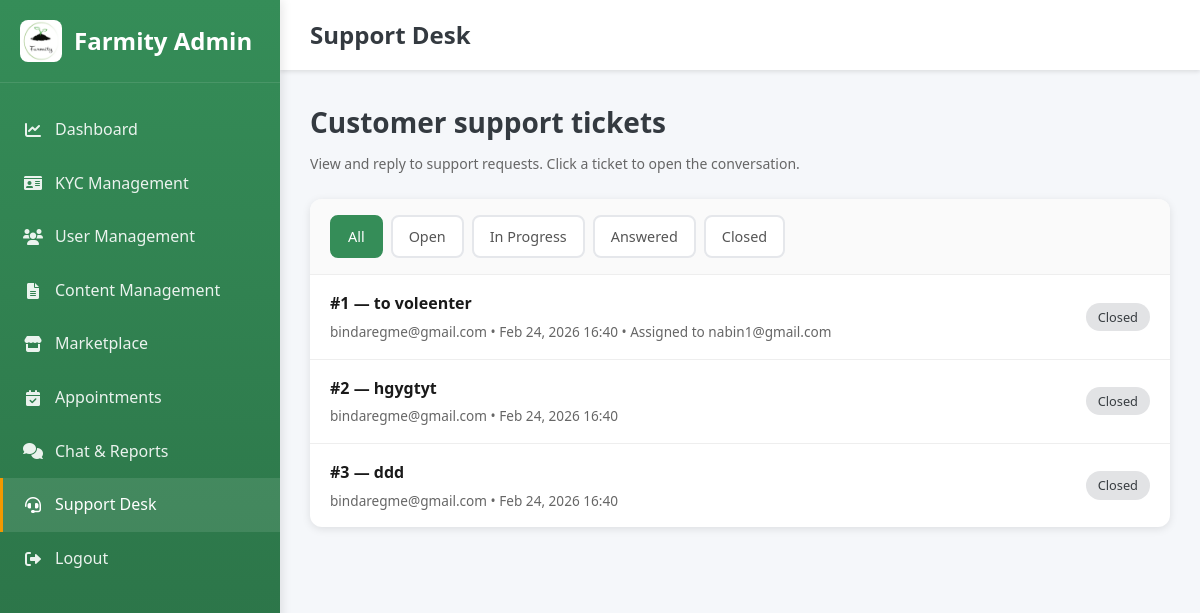
/admin-dashboard/support/ (signed in), run on an earlier commit of the app's database.
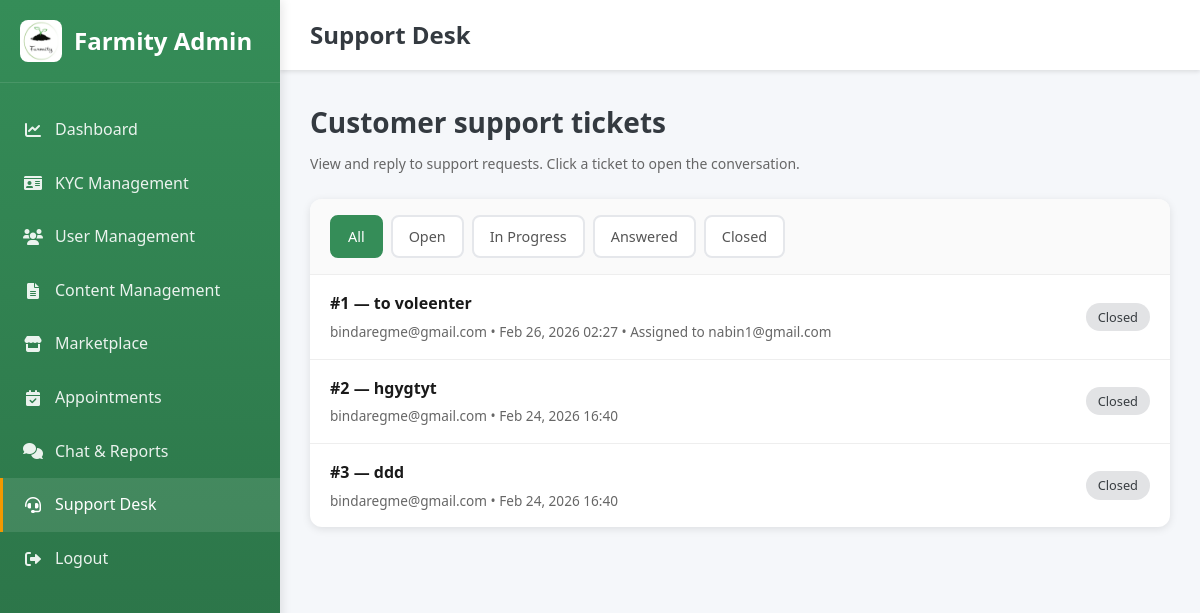
And on a later commit of the database.
### accounts/models.py (models this page shows, shortened)
class SupportTicket(models.Model):
    STATUS_OPEN = 'open'
    STATUS_IN_PROGRESS = 'in_progress'
    STATUS_ANSWERED = 'answered'
    STATUS_CLOSED = 'closed'
    STATUS_CHOICES = (
        (STATUS_OPEN, 'Open'),
        (STATUS_IN_PROGRESS, 'In Progress'),
        (STATUS_ANSWERED, 'Answered'),
        (STATUS_CLOSED, 'Closed'),
    )
    user = models.ForeignKey(User, on_delete=models.CASCADE, related_name='support_tickets')
    subject = models.CharField(max_length=255)
    status = models.CharField(max_length=20, choices=STATUS_CHOICES, default=STATUS_OPEN)
    assigned_to = models.ForeignKey(
        User,
        on_delete=models.SET_NULL,
        null=True,
        blank=True,
        related_name='assigned_support_tickets',
    )
    created_at = models.DateTimeField(auto_now_add=True)
    updated_at = models.DateTimeField(auto_now=True)
    class Meta:
        ordering = ('-updated_at',)

class User(AbstractBaseUser, PermissionsMixin):
    ROLE_CHOICES = (
        ('admin', 'Admin'),
        ('buyer', 'Buyer'),
        ('farmer', 'Farmer'),
        ('agricultural_expert', 'Agricultural Expert'),
        ('vendor', 'Vendor'),
    )
    email = models.EmailField(unique=True)
    role = models.CharField(max_length=20, choices=ROLE_CHOICES, default='buyer')
    is_active = models.BooleanField(default=True)
    is_verified = models.BooleanField(default=False)
    is_staff = models.BooleanField(default=False)
    date_joined = models.DateTimeField(auto_now_add=True)
    objects = UserManager()
    USERNAME_FIELD = 'email'
    REQUIRED_FIELDS = []

### accounts/views.py (the view)
# urls.py: path('admin-dashboard/support/', admin_support_desk, name='admin_support_desk'),
@login_required
def admin_support_desk(request):
    if request.user.role != 'admin' and not _is_support_staff(request.user):
        messages.error(request, 'You do not have access to the support desk.')
        return redirect('support_hub')
    status_filter = request.GET.get('status', '').strip()
    qs = SupportTicket.objects.select_related('user', 'assigned_to').order_by('-updated_at')
    if status_filter and status_filter in dict(SupportTicket.STATUS_CHOICES):
        qs = qs.filter(status=status_filter)
    tickets = qs
    open_count = SupportTicket.objects.filter(
        status__in=[SupportTicket.STATUS_OPEN, SupportTicket.STATUS_IN_PROGRESS]
    ).count()
    pending_kyc = KYCRequest.objects.filter(status=KYCRequest.STATUS_PENDING).count()
    context = {
        'tickets': tickets,
        'status_filter': status_filter,
        'status_choices': SupportTicket.STATUS_CHOICES,
        'open_count': open_count,
        'open_support_count': open_count,
        'pending_kyc': pending_kyc,
    }
    return render(request, 'admin_support_desk.html', context)

### templates/admin_support_desk.html (shortened to what this page needs)
<!DOCTYPE html>
<html lang="en">
<head>
    <link rel="stylesheet" href="/static/css/style.css">
    <link href="https://cdnjs.cloudflare.com/ajax/libs/font-awesome/6.0.0/css/all.min.css" rel="stylesheet">
</head>
<body>
    <aside class="sidebar">
        <div class="sidebar-header">
            <img src="/static/images/Farmity%20logo.png" alt="Farmity" class="sidebar-logo-img" style="width:42px;height:42px;object-fit:contain;border-radius:8px;" onerror="this.style.display='none'; this.nextElementSibling.style.display='inline-block';">
            <h2>Farmity Admin</h2>
        </div>
        <nav class="sidebar-menu">
            <a href="{% url 'admin_dashboard' %}" class="menu-item">
                <i class="fas fa-chart-line"></i>
                <span>Dashboard</span>
            </a>
            <a href="{% url 'admin_kyc_management' %}" class="menu-item">
                <i class="fas fa-id-card"></i>
                <span>KYC Management</span>
            </a>
            <a href="{% url 'admin_user_management' %}" class="menu-item">
                <i class="fas fa-users"></i>
                <span>User Management</span>
            </a>
            <a href="{% url 'admin_content_management' %}" class="menu-item">
                <i class="fas fa-file-alt"></i>
                <span>Content Management</span>
            </a>
            <a href="{% url 'admin_marketplace_oversight' %}" class="menu-item">
                <i class="fas fa-store"></i>
                <span>Marketplace</span>
            </a>
            <a href="{% url 'admin_appointment_management' %}" class="menu-item">
                <i class="fas fa-calendar-check"></i>
                <span>Appointments</span>
            </a>
            <a href="{% url 'admin_chat_reports' %}" class="menu-item">
                <i class="fas fa-comments"></i>
                <span>Chat & Reports</span>
            </a>
            <a href="{% url 'admin_support_desk' %}" class="menu-item active">
                <i class="fas fa-headset"></i>
                <span>Support Desk</span>
            </a>
            <a href="{% url 'logout' %}" class="menu-item">
                <i class="fas fa-sign-out-alt"></i>
                <span>Logout</span>
            </a>
        </nav>
    </aside>
    <div class="main-content">
        <header class="top-header">
            <h1 class="header-title">Support Desk</h1>
        </header>
        <div class="dashboard-content">
            <div class="page-header">
                <h2 class="page-title">Customer support tickets</h2>
                <p class="page-subtitle">View and reply to support requests. Click a ticket to open the conversation.</p>
            </div>
            <div class="support-card">
                <div class="filters-bar">
                    <a href="{% url 'admin_support_desk' %}" class="{% if not status_filter %}active{% endif %}">All</a>
                    {% for value, label in status_choices %}
                    <a href="{% url 'admin_support_desk' %}?status={{ value }}" class="{% if status_filter == value %}active{% endif %}">{{ label }}</a>
                    {% endfor %}
                </div>
                <ul class="ticket-list">
                    {% for t in tickets %}
                    <li>
                        <div>
                            <a href="{% url 'support_ticket' t.id %}" class="ticket-link">#{{ t.id }} — {{ t.subject }}</a>
                            <div class="ticket-meta">
                                {{ t.user.email }} • {{ t.updated_at|date:"M d, Y H:i" }}{% if t.assigned_to %} • Assigned to {{ t.assigned_to.email }}{% endif %}
                            </div>
                        </div>
                        <span class="ticket-status {{ t.status }}">{{ t.get_status_display }}</span>
                    </li>
                    {% endfor %}
                </ul>
            </div>
        </div>
    </div>
</body>
</html>

What changed in the data, as far as the page shows it:
changed SupportTicket "to voleenter": updated_at "Feb 24, 2026 16:40" → "Feb 26, 2026 02:27"
